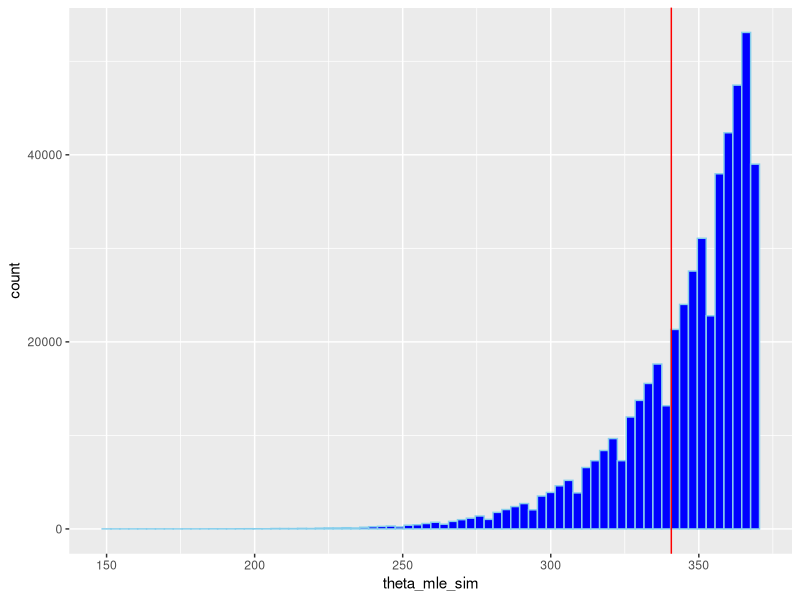
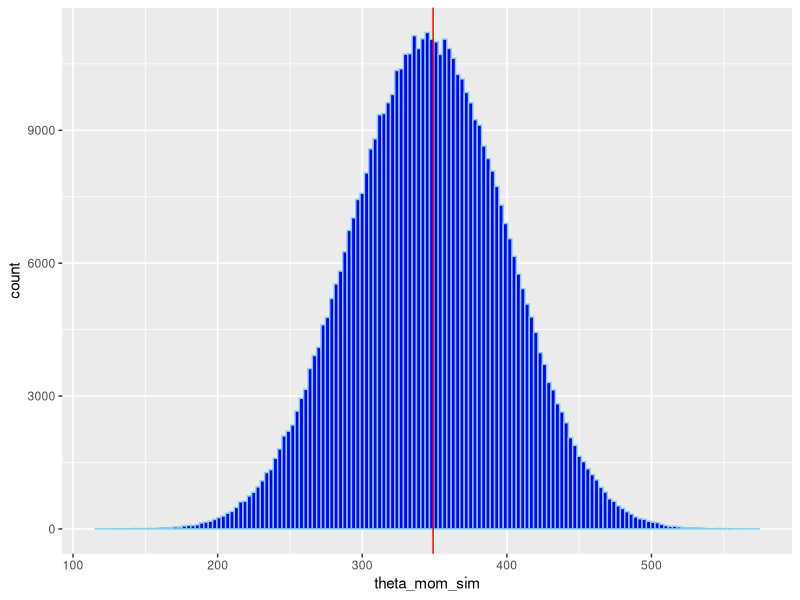
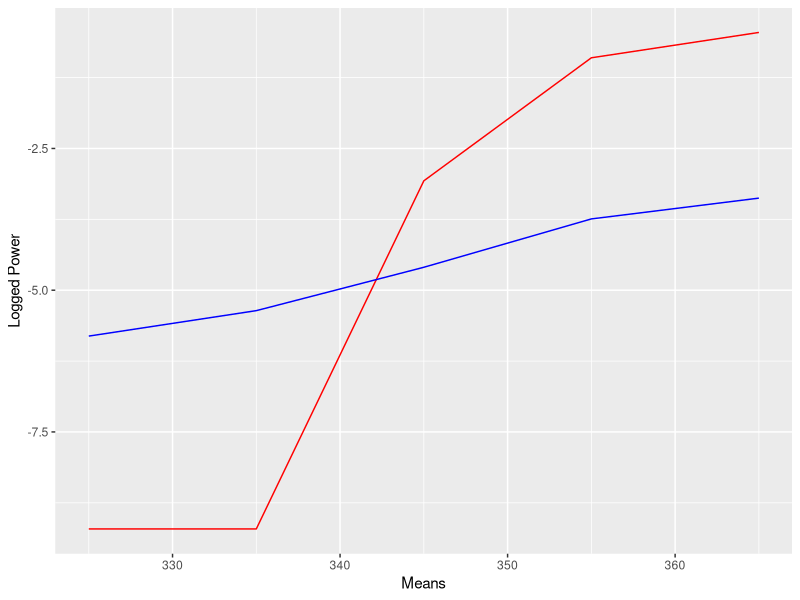

Recreate these plots in R, in order.
## ---- chunk 1
knitr::opts_chunk$set(echo = TRUE)

library(tidyverse)

serial <- c(47, 126, 285, 318, 142, 55, 231, 102, 
       164, 85, 242, 62, 289, 290)
## ---- chunk 2
theta_mle <- ceiling((15/14)*max(serial))

it <- 500000
theta_mle_sim <- rep(0, it)
x <- rep(0, 14)
for(i in 1:it){
  x <- ceiling(runif(14, 0, 345))
  theta_mle_sim[i] <-  (15/14)*max(x)
}

data <- data.frame(theta_mle_sim)

ggplot(data) +
  geom_histogram(aes(theta_mle_sim), binwidth = 3, col = "skyblue", fill = "blue") +
  geom_vline(aes(xintercept = (15/14)*max(serial)), col = "red")

p_value <- (sum(theta_mle_sim >= theta_mle)+1)/(it + 1)
p_value
## ---- chunk 3
theta_mom <- ceiling(2*mean(serial))

it <- 500000
theta_mom_sim <- rep(0, it)
x <- rep(0, 14)
for(i in 1:it){
  x <- ceiling(runif(14, 0, 345))
  theta_mom_sim[i] <-  2*mean(x)
}

data <- data.frame(theta_mom_sim)

ggplot(data) +
  geom_histogram(aes(theta_mom_sim), binwidth = 3, col = "skyblue", fill = "blue") +
  geom_vline(aes(xintercept = ceiling(2*mean(serial))), col = "red")

p_value <- (sum(theta_mom_sim >= theta_mom)+1)/(it + 1)
p_value
## ---- chunk 4
mom <- function(x){
  ceiling(2*mean(x))
}

mle <- function(x){
  ceiling((18/17)*max(x))
}

power <- function(true, funct){
  it <- 10000
  
  alpha <- .99
  
  #Distribution under the null
  h0_dist <- rep(0, it)
  for(i in 1:it){
    x <- ceiling(runif(17, 0, 345))
    h0_dist[i] <- funct(x) 
  }
  
  #True distribution
  true_dist <- rep(0, it)
  for(i in 1:it){
    x <- ceiling(runif(17, 0, true))
    true_dist[i] <- funct(x) 
  }
  
  #Calculate value 
  q <- quantile(h0_dist, probs = alpha)
  
  (sum(true_dist >= q) + 1)/(it+1)
  
}


mle_power <- c(power(325, mle), power(335, mle), power(345, mle), 
                power(355, mle), power(365, mle))

mom_power <- c(power(325, mom), power(335, mom), power(345, mom), 
                power(355, mom), power(365, mom))

diffs <- seq(325, 365, 10)

data <- data.frame(mle_power, mom_power, diffs)


#I graph logged values because of large divergence in values
ggplot(data, aes(x = diffs)) +
  geom_line(aes(y = log(mle_power)), col = "red") +
  geom_line(aes(y = log(mom_power)), col = "blue") +
  xlab("Means") +
  ylab("Logged Power")
